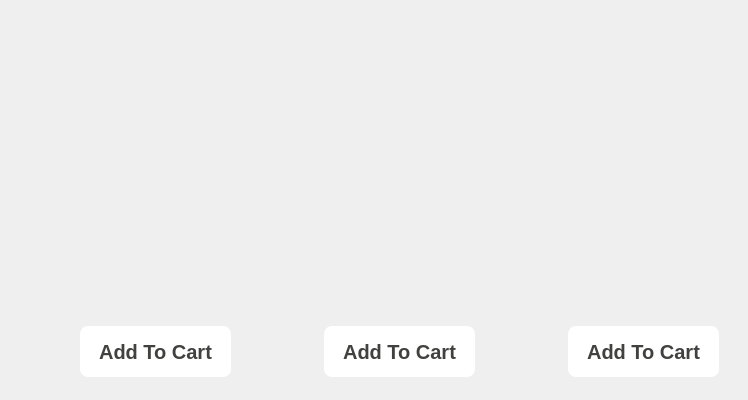
                   <widget class="QWidget" name="wg11" native="true">
                    <property name="minimumSize">
                     <size>
                      <width>550</width>
                      <height>400</height>
                     </size>
                    </property>
                    <layout class="QHBoxLayout" name="horizontalLayout_10">
                     <item>
                      <widget class="QWidget" name="widget_12" native="true">
                       <layout class="QVBoxLayout" name="verticalLayout_36">
                        <item alignment="Qt::AlignmentFlag::AlignHCenter">
                         <widget class="QWidget" name="wb31" native="true">
                          <property name="sizePolicy">
                           <sizepolicy hsizetype="Expanding" vsizetype="Preferred">
                            <horstretch>0</horstretch>
                            <verstretch>0</verstretch>
                           </sizepolicy>
                          </property>
                          <property name="minimumSize">
                           <size>
                            <width>220</width>
                            <height>200</height>
                           </size>
                          </property>
                          <property name="maximumSize">
                           <size>
                            <width>220</width>
                            <height>200</height>
                           </size>
                          </property>
                          <property name="styleSheet">
                           <string notr="true">background-color:transparent;</string>
                          </property>
                         </widget>
                        </item>
                        <item>
                         <widget class="QWidget" name="widget_62" native="true">
                          <widget class="QPushButton" name="btnAdd31">
                           <property name="geometry">
                            <rect>
                             <x>60</x>
                             <y>100</y>
                             <width>151</width>
                             <height>51</height>
                            </rect>
                           </property>
                           <property name="sizePolicy">
                            <sizepolicy hsizetype="Fixed" vsizetype="Preferred">
                             <horstretch>0</horstretch>
                             <verstretch>0</verstretch>
                            </sizepolicy>
                           </property>
                           <property name="font">
                            <font>
                             <pointsize>15</pointsize>
                             <bold>true</bold>
                            </font>
                           </property>
                           <property name="cursor">
                            <cursorShape>PointingHandCursor</cursorShape>
                           </property>
                           <property name="styleSheet">
                            <string notr="true">QPushButton{
	background-color: rgb(255, 255, 255);
border-radius: 8px;
	color: rgb(65, 66, 63);
t
}
QPushButton:hover{
background-color: rgb(239, 50, 104); 
    color: white;
}
QPushButton:checked{
 background-color: rgb(239, 50, 104);
 color: white;
}</string>
                           </property>
                           <property name="text">
                            <string>Add To Cart</string>
                           </property>
                          </widget>
                          <widget class="QLabel" name="lblCost31">
                           <property name="geometry">
                            <rect>
                             <x>30</x>
                             <y>10</y>
                             <width>211</width>
                             <height>76</height>
                            </rect>
                           </property>
                           <property name="font">
                            <font>
                             <family>Segoe UI</family>
                             <pointsize>-1</pointsize>
                             <bold>true</bold>
                             <hintingpreference>PreferFullHinting</hintingpreference>
                            </font>
                           </property>
                           <property name="styleSheet">
                            <string notr="true">color: white;
text-align: center;
padding-left:10px;
font-size: 20px;</string>
                           </property>
                           <property name="alignment">
                            <set>Qt::AlignmentFlag::AlignCenter</set>
                           </property>
                          </widget>
                         </widget>
                        </item>
                       </layout>
                      </widget>
                     </item>
                     <item>
                      <widget class="QWidget" name="widget_63" native="true">
                       <layout class="QVBoxLayout" name="verticalLayout_37">
                        <item alignment="Qt::AlignmentFlag::AlignHCenter">
                         <widget class="QWidget" name="wb32" native="true">
                          <property name="sizePolicy">
                           <sizepolicy hsizetype="Expanding" vsizetype="Preferred">
                            <horstretch>0</horstretch>
                            <verstretch>0</verstretch>
                           </sizepolicy>
                          </property>
                          <property name="minimumSize">
                           <size>
                            <width>220</width>
                            <height>200</height>
                           </size>
                          </property>
                          <property name="maximumSize">
                           <size>
                            <width>220</width>
                            <height>200</height>
                           </size>
                          </property>
                          <property name="styleSheet">
                           <string notr="true">background-color:transparent;</string>
                          </property>
                         </widget>
                        </item>
                        <item>
                         <widget class="QWidget" name="widget_65" native="true">
                          <widget class="QPushButton" name="btnAdd32">
                           <property name="geometry">
                            <rect>
                             <x>60</x>
                             <y>100</y>
                             <width>151</width>
                             <height>51</height>
                            </rect>
                           </property>
                           <property name="sizePolicy">
                            <sizepolicy hsizetype="Fixed" vsizetype="Preferred">
                             <horstretch>0</horstretch>
                             <verstretch>0</verstretch>
                            </sizepolicy>
                           </property>
                           <property name="font">
                            <font>
                             <pointsize>15</pointsize>
                             <bold>true</bold>
                            </font>
                           </property>
                           <property name="cursor">
                            <cursorShape>PointingHandCursor</cursorShape>
                           </property>
                           <property name="styleSheet">
                            <string notr="true">QPushButton{
	background-color: rgb(255, 255, 255);
border-radius: 8px;
	color: rgb(65, 66, 63);
t
}
QPushButton:hover{
background-color: rgb(239, 50, 104); 
    color: white;
}
QPushButton:checked{
 background-color: rgb(239, 50, 104);
 color: white;
}</string>
                           </property>
                           <property name="text">
                            <string>Add To Cart</string>
                           </property>
                          </widget>
                          <widget class="QLabel" name="lblCost32">
                           <property name="geometry">
                            <rect>
                             <x>30</x>
                             <y>10</y>
                             <width>211</width>
                             <height>76</height>
                            </rect>
                           </property>
                           <property name="font">
                            <font>
                             <family>Segoe UI</family>
                             <pointsize>-1</pointsize>
                             <bold>true</bold>
                             <hintingpreference>PreferFullHinting</hintingpreference>
                            </font>
                           </property>
                           <property name="styleSheet">
                            <string notr="true">color: white;
text-align: center;
padding-left:10px;
font-size: 20px;</string>
                           </property>
                           <property name="alignment">
                            <set>Qt::AlignmentFlag::AlignCenter</set>
                           </property>
                          </widget>
                         </widget>
                        </item>
                       </layout>
                      </widget>
                     </item>
                     <item>
                      <widget class="QWidget" name="widget_67" native="true">
                       <layout class="QVBoxLayout" name="verticalLayout_40">
                        <item alignment="Qt::AlignmentFlag::AlignHCenter">
                         <widget class="QWidget" name="wb33" native="true">
                          <property name="sizePolicy">
                           <sizepolicy hsizetype="Expanding" vsizetype="Preferred">
                            <horstretch>0</horstretch>
                            <verstretch>0</verstretch>
                           </sizepolicy>
                          </property>
                          <property name="minimumSize">
                           <size>
                            <width>220</width>
                            <height>200</height>
                           </size>
                          </property>
                          <property name="maximumSize">
                           <size>
                            <width>220</width>
                            <height>200</height>
                           </size>
                          </property>
                          <property name="styleSheet">
                           <string notr="true">background-color:transparent;</string>
                          </property>
                         </widget>
                        </item>
                        <item>
                         <widget class="QWidget" name="widget_68" native="true">
                          <widget class="QPushButton" name="btnAdd33">
                           <property name="geometry">
                            <rect>
                             <x>60</x>
                             <y>100</y>
                             <width>151</width>
                             <height>51</height>
                            </rect>
                           </property>
                           <property name="sizePolicy">
                            <sizepolicy hsizetype="Fixed" vsizetype="Preferred">
                             <horstretch>0</horstretch>
                             <verstretch>0</verstretch>
                            </sizepolicy>
                           </property>
                           <property name="font">
                            <font>
                             <pointsize>15</pointsize>
                             <bold>true</bold>
                            </font>
                           </property>
                           <property name="cursor">
                            <cursorShape>PointingHandCursor</cursorShape>
                           </property>
                           <property name="styleSheet">
                            <string notr="true">QPushButton{
	background-color: rgb(255, 255, 255);
border-radius: 8px;
	color: rgb(65, 66, 63);
t
}
QPushButton:hover{
background-color: rgb(239, 50, 104); 
    color: white;
}
QPushButton:checked{
 background-color: rgb(239, 50, 104);
 color: white;
}</string>
                           </property>
                           <property name="text">
                            <string>Add To Cart</string>
                           </property>
                          </widget>
                          <widget class="QLabel" name="lblCost33">
                           <property name="geometry">
                            <rect>
                             <x>30</x>
                             <y>10</y>
                             <width>211</width>
                             <height>76</height>
                            </rect>
                           </property>
                           <property name="font">
                            <font>
                             <family>Segoe UI</family>
                             <pointsize>-1</pointsize>
                             <bold>true</bold>
                             <hintingpreference>PreferFullHinting</hintingpreference>
                            </font>
                           </property>
                           <property name="styleSheet">
                            <string notr="true">color: white;
text-align: center;
padding-left:10px;
font-size: 20px;</string>
                           </property>
                           <property name="alignment">
                            <set>Qt::AlignmentFlag::AlignCenter</set>
                           </property>
                          </widget>
                         </widget>
                        </item>
                       </layout>
                      </widget>
                     </item>
                    </layout>
                   </widget>
